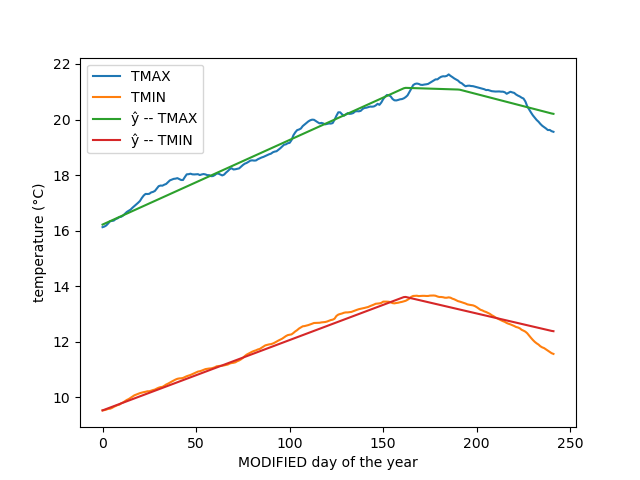

Python code for this plot:
print("\n")

import matplotlib.pyplot as plt    # version 3.4.0
import numpy as np    # version 1.22.2
import pandas as pd    # version 1.4.0
np.random.seed(0)    # For repeatability

class Dense_Layer:
    def __init__(self, n_inputs, n_neurons):
        self.weights = 0.01 * np.random.randn(n_inputs, n_neurons)
        self.biases = np.zeros([1, n_neurons])

    def forward(self, inputs):    # inputs is X
        self.inputs = inputs
        self.outputs = np.dot(inputs, self.weights) + self.biases

    def backward(self, dvalues):
        self.dweights = np.dot(self.inputs.T, dvalues)
        self.dbiases = np.sum(dvalues, axis=0, keepdims=True)
        self.dinputs = np.dot(dvalues, self.weights.T)

class ReLU_Activation:
    def forward(self, inputs):    # inputs are outputs from dense layer
        self.inputs = inputs    # save inputs for backward method
        self.outputs = np.maximum(0, inputs)

    def backward(self, dvalues):    # dvalues has same shape as inputs
        self.dinputs = dvalues * (self.inputs >= 0)

class MSE_Cost:
    def forward(self, y_pred, y_true):
        return np.mean(np.square(y_pred - y_true))

    def backward(self, y_pred, y_true):
        self.dinputs = (2 / y_pred.size) * (y_pred - y_true)

class RMSProp_Optimizer:
    def __init__(self, learning_rate, rho=0.9, eps=1e-7):    # rho is decay rate
        self.lr = learning_rate
        self.rho = rho
        self.eps = eps
    
    def update_params(self, layer):    # dense layer
        # if layer does not have the attribute "cache_weights",
        # meaning that the layer also does not have the attribute "cache_biases",
        # so let's initialize those attributes with cache as 0
        if hasattr(layer, "cache_weights") == False:
            layer.cache_weights = np.zeros_like(layer.weights)
            layer.cache_biases = np.zeros_like(layer.biases)
        
        layer.cache_weights = (layer.cache_weights * self.rho) + ((1 - self.rho) * layer.dweights ** 2)
        layer.cache_biases = (layer.cache_biases * self.rho) + ((1 - self.rho) * layer.dbiases ** 2)

        layer.weights += (self.lr / (np.sqrt(layer.cache_weights) + self.eps)) * -layer.dweights
        layer.biases += (self.lr / (np.sqrt(layer.cache_biases) + self.eps)) * -layer.dbiases

dataset = pd.read_csv("2639600.csv")
dataset = dataset.drop(labels=['STATION', 'NAME', 'DATE'], axis=1)
datset = dataset.to_numpy()

LENGTH_OF_MOVING_AVERAGE = 125
modified = np.empty([(len(datset)-LENGTH_OF_MOVING_AVERAGE)+1, 2])
for i in range(len(modified)):
    modified[i] = np.mean(dataset[i:i+125], axis=0)

X = np.expand_dims(np.array(range(len(modified))), axis=1)
y = modified.copy()

def normalize(X, min=0):
    X = (X - X.min(axis=0)) / (X.max(axis=0) - X.min(axis=0))    # normalize to [0, 1] range
    if min == -1:    # if the minimum value for the range is -1 (assuming [-1, 1] range)
        X = (2 * X) - 1
    return X

X = normalize(X, min=-1)    # normalize data to [-1, 1] range

class Neural_Network:
    def __init__(self, n_inputs, n_hidden, n_outputs):    # n_hidden is the number of hidden neurons
        self.hidden_layer = Dense_Layer(n_inputs, n_hidden)
        self.activation = ReLU_Activation()
        self.output_layer = Dense_Layer(n_hidden, n_outputs)
        self.cost_function = MSE_Cost()

        self.trainable_layers = [self.hidden_layer, self.output_layer]

    def forward(self, inputs, y_true):
        self.hidden_layer.forward(inputs)
        self.activation.forward(self.hidden_layer.outputs)
        self.output_layer.forward(self.activation.outputs)
        self.cost = self.cost_function.forward(self.output_layer.outputs, y_true)

    def backward(self, y_true):
        self.cost_function.backward(self.output_layer.outputs, y_true)
        self.output_layer.backward(self.cost_function.dinputs)
        self.activation.backward(self.output_layer.dinputs)
        self.hidden_layer.backward(self.activation.dinputs)
        

model = Neural_Network(1, 16, 2)    # 1 input feature, 16 hidden units, 2 output features
optimizer = RMSProp_Optimizer(learning_rate=0.01)

# set the biases of the output layer to the mean of the training data
model.output_layer.biases = y.mean(axis=0, keepdims=True)

model.forward(X, y)
print("Initial Cost:", model.cost)

cost_history = []    # append to this in training loop
for epochs in range(400):
    # forward pass
    model.forward(X, y)
    cost_history.append(model.cost)

    # check for dead neurons
    if epochs % 40 == 0:
        n = sum((model.hidden_layer.outputs < 0).all(axis=0))    # number of dead neurons
        percentage = (n / model.hidden_layer.biases.size) * 100    # percentage of dead neurons
        print(f"Cost: {model.cost} - Percentage of Dead neurons: {percentage}%")

    # backward pass
    model.backward(y)
    for layer in model.trainable_layers:
        optimizer.update_params(layer)

# Check New Cost
model.forward(X, y)
cost_history.append(model.cost)
print("Final Cost:", model.cost)

# Model Predictions vs. Correct Answer Graph

fig = plt.figure()    # create a graphing space
# plot correct values
plt.plot(y[:, 0], label="TMAX")
plt.plot(y[:, 1], label="TMIN")

# plot predicted values
plt.plot(model.output_layer.outputs[:, 0], label="ŷ -- TMAX")
plt.plot(model.output_layer.outputs[:, 1], label="ŷ -- TMIN")

# customization
plt.xlabel("MODIFIED day of the year")
plt.ylabel("temperature (°C)")
plt.legend()

# Save and Close Graph
fig.savefig("training6.png")
plt.close()

# Cost History Graph
fig = plt.figure()
plt.plot(cost_history)
plt.xlabel("Epochs")    
plt.ylabel("Cost")
fig.savefig("cost6.png")
plt.close()

print("\n")
